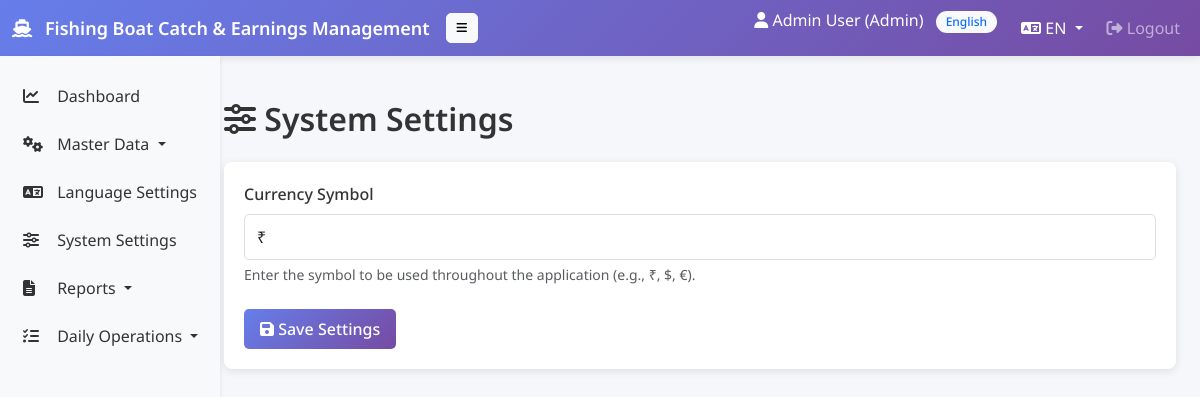
Screenshot of /admin/settings.php (signed in) with the database file from the repository.
### tables this page shows
CREATE TABLE users (
    id INT PRIMARY KEY AUTO_INCREMENT,
    username VARCHAR(50) UNIQUE NOT NULL,
    password VARCHAR(255) NOT NULL,
    email VARCHAR(100),
    role ENUM('admin', 'staff') DEFAULT 'staff',
    full_name VARCHAR(100),
    mobile VARCHAR(15),
    status ENUM('active', 'inactive') DEFAULT 'active',
    created_at TIMESTAMP DEFAULT CURRENT_TIMESTAMP,
    updated_at TIMESTAMP DEFAULT CURRENT_TIMESTAMP ON UPDATE CURRENT_TIMESTAMP
);

CREATE TABLE system_settings (
    id INT PRIMARY KEY AUTO_INCREMENT,
    setting_key VARCHAR(255) UNIQUE NOT NULL,
    setting_value VARCHAR(255) NOT NULL,
    created_at TIMESTAMP DEFAULT CURRENT_TIMESTAMP,
    updated_at TIMESTAMP DEFAULT CURRENT_TIMESTAMP ON UPDATE CURRENT_TIMESTAMP
);

### config/config.php (called while the page is built, shortened)
<?php
$conn = new mysqli(DB_HOST, DB_USER, DB_PASS, DB_NAME);
$conn->set_charset("utf8");
function execute_query($query) {
    global $conn;
    $result = $conn->query($query);
    return $result;
}
function load_language($code = 'en') {
    $file = __DIR__ . '/../lang/' . $code . '.php';
    if (file_exists($file)) {
        return include $file;
    }
    $file = __DIR__ . '/../lang/en.php';
    return file_exists($file) ? include $file : [];
}
$LANG = load_language($_SESSION['lang']);
function __($key) {
    global $LANG;
    return isset($LANG[$key]) ? $LANG[$key] : $key;
}
?>

### includes/functions.php (called while the page is built, shortened)
<?php
if (!function_exists('get_setting')) {
    function get_setting($conn, $key, $default = null) {
        $key = mysqli_real_escape_string($conn, $key);
        $sql = "SELECT setting_value FROM system_settings WHERE setting_key = '$key'";
        try {
            $result = mysqli_query($conn, $sql);
            if ($result && mysqli_num_rows($result) > 0) {
                $row = mysqli_fetch_assoc($result);
                return $row['setting_value'];
            }
        } catch (Exception $e) {
            ensure_system_settings_table($conn);
        }
        return $default;
    }
}
?>

### admin/settings.php (the view, shortened to what this page needs)
<?php
require_once __DIR__ . '/../config/config.php';
require_once __DIR__ . '/../includes/header.php';
$current_currency = get_setting($conn, 'currency_symbol', '₹');
?>
<div class="py-4">
    <h2 class="mb-4"><i class="fas fa-sliders-h"></i> System Settings</h2>
    <div class="card">
        <div class="card-body">
            <form method="post">
                <div class="mb-3">
                    <label for="currency_symbol" class="form-label">Currency Symbol</label>
                    <input type="text" class="form-control" id="currency_symbol" name="currency_symbol" value="<?php echo htmlspecialchars($current_currency); ?>" required>
                    <div class="form-text">Enter the symbol to be used throughout the application (e.g., ₹, $, €).</div>
                </div>
                <div class="mt-4">
                    <button type="submit" class="btn btn-primary">
                        <i class="fas fa-save"></i> Save Settings
                    </button>
                </div>
            </form>
        </div>
    </div>
</div>
<?php require_once __DIR__ . '/../includes/footer.php'; ?>

### includes/header.php (shortened to what this page needs)
<?php
require_once __DIR__.'/../config/config.php';
require_once __DIR__ . '/functions.php';
$user_query = "SELECT * FROM users WHERE id = " . $_SESSION['user_id'];
$user_result = execute_query($user_query);
$current_user = $user_result->fetch_assoc();
$default_langs = [ 'en' => 'English', 'ta' => 'தமிழ்', 'ml' => 'മലയാളം', 'kn' => 'ಕನ್ನಡ', 'hi' => 'हिन्दी' ];
$enabled_langs = $default_langs;
$current_lang_label = $enabled_langs[$_SESSION['lang'] ?? 'en'] ?? strtoupper($_SESSION['lang'] ?? 'EN');
?>
<!DOCTYPE html>
<html lang="<?php echo htmlspecialchars($_SESSION['lang'] ?? 'en'); ?>">
<head>
    <link href="https://cdn.jsdelivr.net/npm/bootstrap@5.3.0/dist/css/bootstrap.min.css" rel="stylesheet">
    <link rel="stylesheet" href="https://cdnjs.cloudflare.com/ajax/libs/font-awesome/6.4.0/css/all.min.css">
    <link rel="stylesheet" href="<?php echo SITE_URL; ?>assets/css/style.css">
</head>
<body>
    <nav class="navbar navbar-expand-lg navbar-dark bg-primary">
        <div class="container-fluid">
            <a class="navbar-brand" href="<?php echo SITE_URL; ?>">
                <i class="fas fa-ship"></i> <?php echo __('site_name'); ?>
            </a>
            <button id="sidebarToggle" class="btn btn-sm btn-light me-2" title="Toggle sidebar" aria-expanded="true">
                <i class="fas fa-bars"></i>
            </button>
            <div class="collapse navbar-collapse" id="navbarNav">
                <ul class="navbar-nav ms-auto">
                    <li class="nav-item">
                        <span class="navbar-text text-white me-3">
                            <i class="fas fa-user"></i> <?php echo htmlspecialchars($current_user['full_name']); ?> (<?php echo ucfirst($current_user['role']); ?>)
                            <span class="badge bg-light text-primary ms-2" title="<?php echo htmlspecialchars($current_lang_label); ?>"><?php echo htmlspecialchars($current_lang_label); ?></span>
                        </span>
                    </li>
                    <li class="nav-item dropdown me-2">
                        <a class="nav-link dropdown-toggle text-white" href="#" id="langDropdown" role="button" data-bs-toggle="dropdown" aria-expanded="false">
                            <i class="fas fa-language"></i> <?php echo strtoupper($_SESSION['lang'] ?? 'EN'); ?>
                        </a>
                    </li>
                            <li class="nav-item">
                                <a class="nav-link" href="<?php echo SITE_URL; ?>logout.php">
                                    <i class="fas fa-sign-out-alt"></i> <?php echo __('logout'); ?>
                                </a>
                            </li>
                </ul>
            </div>
        </div>
    </nav>
    <div class="container-fluid">
        <div class="row">
            <nav class="col-md-2 d-md-block bg-light sidebar">
                <div class="position-sticky pt-3">
                    <ul class="nav flex-column">
                        <?php if ($current_user['role'] == 'admin') { ?>
                            <li class="nav-item">
                                <a class="nav-link" href="<?php echo SITE_URL; ?>admin/dashboard.php" title="<?php echo __('dashboard'); ?>">
                                    <i class="fas fa-chart-line"></i> <?php echo __('dashboard'); ?>
                                </a>
                            </li>
                            <li class="nav-item">
                                <a class="nav-link dropdown-toggle" href="#" data-bs-toggle="dropdown">
                                    <i class="fas fa-cogs"></i> <?php echo __('master_data'); ?>
                                </a>
                            </li>
                            <li class="nav-item">
                                <a class="nav-link" href="<?php echo SITE_URL; ?>admin/language_settings.php" title="<?php echo __('language_settings') ?? 'Language Settings'; ?>">
                                    <i class="fas fa-language"></i> <?php echo __('language_settings') ?? 'Language Settings'; ?>
                                </a>
                            </li>
                            <li class="nav-item">
                                <a class="nav-link" href="<?php echo SITE_URL; ?>admin/settings.php" title="System Settings">
                                    <i class="fas fa-sliders-h"></i> System Settings
                                </a>
                            </li>
                            <li class="nav-item">
                                <a class="nav-link dropdown-toggle" href="#" data-bs-toggle="dropdown">
                                    <i class="fas fa-file-alt"></i> <?php echo __('reports'); ?>
                                </a>
                            </li>
                            <li class="nav-item">
                                <a class="nav-link dropdown-toggle" href="#" data-bs-toggle="dropdown">
                                    <i class="fas fa-tasks"></i> <?php echo __('daily_operations'); ?>
                                </a>
                            </li>
                        <?php } ?>
                    </ul>
                </div>
            </nav>
            <main class="col-md-10 ms-sm-auto px-md-4 main-content">

### assets/css/style.css (style rules this page uses)
:root { --primary: #667eea; --secondary: #764ba2; --sidebar-width: 220px; --success: #28a745; --danger: #dc3545; --warning: #ffc107; --info: #17a2b8; --light: #f8f9fa; --dark: #343a40; }
* { font-family: 'Noto Sans', 'Noto Sans Tamil', 'Noto Sans Malayalam', 'Noto Sans Kannada', 'Noto Sans Devanagari', 'Segoe UI', Tahoma, Geneva, Verdana, sans-serif; }
body { background-color: #f5f7fa; }
.navbar { background: linear-gradient(135deg, var(--primary) 0%, var(--secondary) 100%); box-shadow: 0 2px 8px rgba(0, 0, 0, 0.1); }
.navbar-brand { font-weight: 600; font-size: 18px; }
.navbar-brand i { margin-right: 8px; }
.sidebar { position: fixed; top: 56px; bottom: 0; left: 0; z-index: 100; padding: 0; box-shadow: 0 2px 4px rgba(0, 0, 0, 0.1); height: calc(100vh - 56px); width: var(--sidebar-width); transition: transform 0.25s ease, width 0.25s ease; overflow-y: auto; }
.sidebar .nav-link { color: #333; padding: 12px 20px; border-left: 3px solid transparent; transition: all 0.2s ease; white-space: nowrap; overflow: hidden; text-overflow: ellipsis; }
.sidebar .nav-link i { margin-right: 10px; width: 20px; }
.main-content { margin-left: var(--sidebar-width); padding: 20px; min-height: calc(100vh - 56px); transition: margin-left 0.25s ease; }
.card { border: none; border-radius: 8px; box-shadow: 0 2px 8px rgba(0, 0, 0, 0.1); transition: transform 0.3s ease, box-shadow 0.3s ease; margin-bottom: 20px; }
.card-body { padding: 20px; }
.btn { border-radius: 5px; font-weight: 500; padding: 8px 16px; transition: all 0.3s ease; }
.btn-primary { background: linear-gradient(135deg, var(--primary) 0%, var(--secondary) 100%); border: none; color: white; }
.btn-sm { padding: 5px 10px; font-size: 12px; }
.form-control { border: 1px solid #ddd; border-radius: 5px; padding: 10px 12px; transition: border-color 0.3s ease, box-shadow 0.3s ease; }
.form-label { font-weight: 500; margin-bottom: 8px; color: #333; }
.badge { padding: 5px 10px; border-radius: 20px; font-weight: 500; font-size: 12px; }
h1, h2, h3, h4, h5, h6 { color: #333; font-weight: 600; }
.me-2 { margin-right: 8px; }
.me-3 { margin-right: 12px; }
.mb-3 { margin-bottom: 12px; }
.mb-4 { margin-bottom: 20px; }
.ms-auto { margin-left: auto; }
.card, .alert { animation: slideIn 0.3s ease; }

### rows the page displays
users: full_name "Admin User", role "Admin"
system_settings: currency_symbol "₹"

### other values shown
__('site_name') "Fishing Boat Catch & Earnings Management"
$current_lang_label "English"
$_SESSION['lang'] "EN"
__('logout') "Logout"
__('dashboard') "Dashboard"
__('master_data') "Master Data"
__('language_settings') "Language Settings"
__('reports') "Reports"
__('daily_operations') "Daily Operations"
